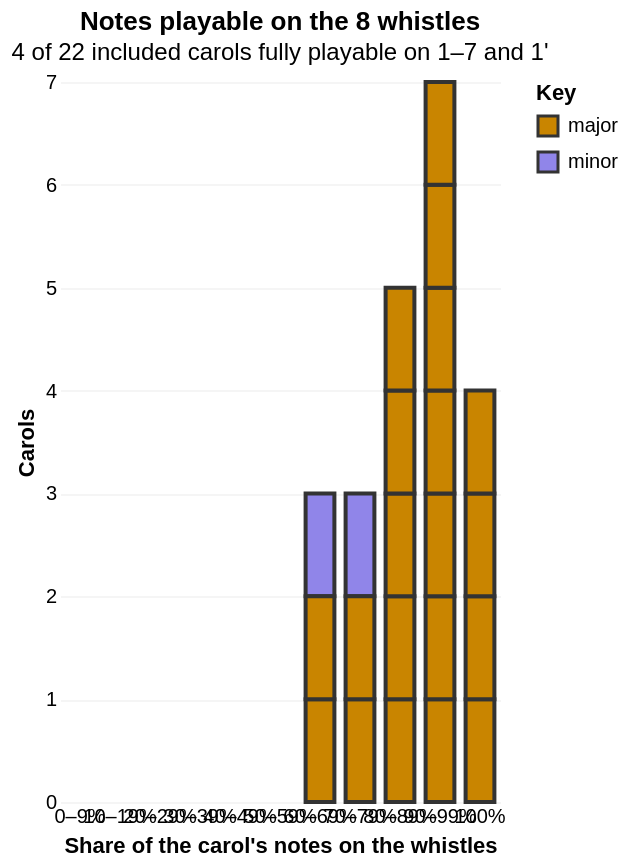

Vega-Lite specification for this chart:
### Vega-Lite specification from a JSON file in a GitHub repository (floating-point values rounded to 4 significant figures)
{"$schema": "https://vega.github.io/schema/vega-lite/v5.json", "title": {"text": "Notes playable on the 8 whistles", "subtitle": "4 of 22 included carols fully playable on 1–7 and 1'"}, "width": "container", "height": 360, "data": {"values": [{"title": "Ding dong! merrily on high", "mode": "major", "playable": 66.6, "bin": "60–69%"}, {"title": "God rest you merry, gentlemen", "mode": "minor", "playable": 67.1, "bin": "60–69%"}, {"title": "We wish you a merry Christmas", "mode": "major", "playable": 68.5, "bin": "60–69%"}, {"title": "We three kings of Orient are", "mode": "minor", "playable": 72.5, "bin": "70–79%"}, {"title": "Good King Wenceslas", "mode": "major", "playable": 73.5, "bin": "70–79%"}, {"title": "O come, all ye faithful", "mode": "major", "playable": 75.8, "bin": "70–79%"}, {"title": "Once in royal David's city", "mode": "major", "playable": 83.3, "bin": "80–89%"}, {"title": "Silent night!", "mode": "major", "playable": 84.7, "bin": "80–89%"}, {"title": "The twelve days of Christmas", "mode": "major", "playable": 88.1, "bin": "80–89%"}, {"title": "Away in a manger", "mode": "major", "playable": 88.4, "bin": "80–89%"}, {"title": "While shepherds watched", "mode": "major", "playable": 89.2, "bin": "80–89%"}, {"title": "O Christmas tree", "mode": "major", "playable": 90.1, "bin": "90–99%"}, {"title": "Hark! the herald angels sing", "mode": "major", "playable": 90.7, "bin": "90–99%"}, {"title": "O little town of Bethlehem", "mode": "major", "playable": 92.8, "bin": "90–99%"}, {"title": "Frosty the snowman", "mode": "major", "playable": 93.1, "bin": "90–99%"}, {"title": "In the bleak midwinter", "mode": "major", "playable": 95.5, "bin": "90–99%"}, {"title": "Deck the hall", "mode": "major", "playable": 97, "bin": "90–99%"}, {"title": "Rudolph, the red-nosed reindeer", "mode": "major", "playable": 98.2, "bin": "90–99%"}, {"title": "Jingle Bells", "mode": "major", "playable": 100, "bin": "100%"}, {"title": "Joy to the world!", "mode": "major", "playable": 100, "bin": "100%"}, {"title": "Little Donkey", "mode": "major", "playable": 100, "bin": "100%"}, {"title": "The first Nowell", "mode": "major", "playable": 100, "bin": "100%"}]}, "mark": {"type": "bar", "width": {"band": 0.8}, "stroke": "#333333", "strokeWidth": 2}, "encoding": {"x": {"field": "bin", "type": "ordinal", "scale": {"domain": ["0–9%", "10–19%", "20–29%", "30–39%", "40–49%", "50–59%", "60–69%", "70–79%", "80–89%", "90–99%", "100%"]}, "title": "Share of the carol's notes on the whistles", "axis": {"labelAngle": 0}}, "y": {"aggregate": "count", "type": "quantitative", "stack": "zero", "title": "Carols", "axis": {"gridOpacity": 0.3, "tickMinStep": 1}}, "color": {"field": "mode", "type": "nominal", "scale": {"domain": ["major", "minor"], "range": ["#c98500", "#9085e9"]}, "title": "Key"}, "detail": {"field": "title"}, "order": {"field": "mode"}, "tooltip": [{"field": "title", "title": "Carol"}, {"field": "mode", "title": "Key"}, {"field": "playable", "title": "Playable %"}]}, "config": {"view": {"stroke": null}, "axis": {"domain": false, "ticks": false}}}
